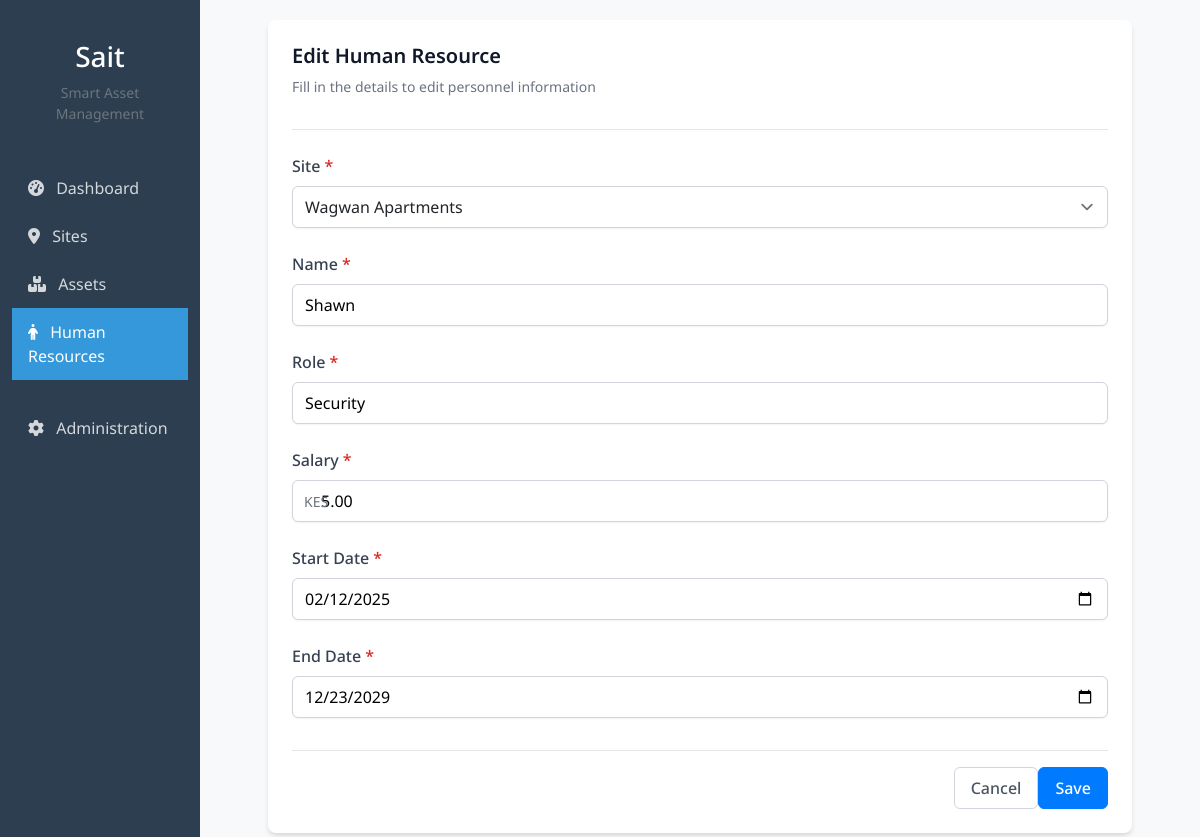
The page /human-resources/5/edit/ on the database its author committed.
### foreman/models.py (models this page shows, shortened)
class Human_resource(models.Model):
    site = models.ForeignKey(Site, on_delete=models.CASCADE, related_name='human_resources')
    name = models.CharField(max_length=100)
    role = models.CharField(max_length=100)
    start_date = models.DateField()
    end_date = models.DateField()
    salary = models.DecimalField(max_digits=10, decimal_places=2)
    owner = models.ForeignKey(User, on_delete=models.CASCADE, related_name='human_resources',null=True, blank=True)

### foreman/views.py (the view)
# urls.py: path('human-resources/<int:pk>/edit/', views.edit_human_resource, name='edit_human_resource'),
def edit_human_resource(request, pk):
    human_resource = get_object_or_404(Human_resource, pk=pk)
    if request.method == 'POST':
        form = HumanResourceForm(request.POST, instance=human_resource)
        if form.is_valid():
            human_resource= form.save(commit=False)
            human_resource.owner = request.user
            human_resource.user = request.user
            human_resource.save()
            return redirect('human_resource_list')
    else:
        form = HumanResourceForm(instance=human_resource)
    return render(request, 'human_resource_form.html', {'form': form, 'action': 'Edit'})

### foreman/models.py (called while the page is built)
    def __str__(self):
        return self.name

### foreman/templates/human_resource_form.html (shortened to what this page needs)
{% extends '_base.html' %}
{% block content %}
<div class="container mx-auto px-4 py-8">
    <div class="max-w-3xl mx-auto">
        <div class="form-card">
            <div class="form-header">
                <h2 class="form-title">{{ action }} Human Resource</h2>
                <p class="form-subtitle">Fill in the details to {{ action|lower }} personnel information</p>
            </div>
            <form method="post">
                <div class="grid grid-cols-1 md:grid-cols-2 gap-6">
                    <div class="form-group">
                        <label for="{{ form.site.id_for_label }}" class="form-label required-field">Site</label>
                        {{ form.site }}
                    </div>
                    <div class="form-group">
                        <label for="{{ form.name.id_for_label }}" class="form-label required-field">Name</label>
                        {{ form.name }}
                    </div>
                    <div class="form-group">
                        <label for="{{ form.role.id_for_label }}" class="form-label required-field">Role</label>
                        {{ form.role }}
                    </div>
                    <div class="form-group">
                        <label for="{{ form.salary.id_for_label }}" class="form-label required-field">Salary</label>
                        <div class="relative">
                            <div class="absolute inset-y-0 left-0 pl-3 flex items-center pointer-events-none">
                                <span class="text-gray-500 sm:text-sm">KES</span>
                            </div>
                            {{ form.salary }}
                        </div>
                    </div>
                    <div class="form-group">
                        <label for="{{ form.start_date.id_for_label }}" class="form-label required-field">Start Date</label>
                        {{ form.start_date }}
                    </div>
                    <div class="form-group">
                        <label for="{{ form.end_date.id_for_label }}" class="form-label required-field">End Date</label>
                        {{ form.end_date }}
                    </div>
                </div>
                <div class="form-footer">
                    <a href="{% url 'human_resource_list' %}" class="btn btn-secondary mr-3">Cancel</a>
                    <button type="submit" class="btn btn-primary">Save</button>
                </div>
            </form>
        </div>
    </div>
</div>
{% endblock %}

### foreman/static/style.css (style rules this page uses)
:root { --primary-color: #2c3e50; --secondary-color: #3498db; --accent-color: #e74c3c; }
body { font-family: "Noto Sans", sans-serif; background-color: #f8f9fa; }
.btn-primary { background-color: var(--secondary-color); border-color: var(--secondary-color); }
.form-input { width: 100%; padding: 0.5rem 0.75rem; border: 1px solid #d1d5db; border-radius: 0.375rem; box-shadow: 0 1px 2px 0 rgba(0, 0, 0, 0.05); transition: border-color 0.15s ease-in-out, box-shadow 0.15s ease-in-out; }
.form-select { width: 100%; padding: 0.5rem 0.75rem; border: 1px solid #d1d5db; border-radius: 0.375rem; background-color: #fff; background-position: right 0.5rem center; background-repeat: no-repeat; background-size: 1.5em 1.5em; appearance: none; box-shadow: 0 1px 2px 0 rgba(0, 0, 0, 0.05); }
.form-label { display: block; margin-bottom: 0.5rem; font-weight: 500; color: #374151; }
.btn { display: inline-flex; align-items: center; justify-content: center; padding: 0.5rem 1rem; font-weight: 500; border-radius: 0.375rem; transition: all 0.2s ease-in-out; cursor: pointer; }
.btn-primary { background-color: #3b82f6; color: #ffffff; border: 1px solid transparent; }
.btn-secondary { background-color: #ffffff; color: #4b5563; border: 1px solid #d1d5db; }
.form-group { margin-bottom: 1.5rem; }
.form-card { background-color: #ffffff; border-radius: 0.5rem; box-shadow: 0 4px 6px -1px rgba(0, 0, 0, 0.1), 0 2px 4px -1px rgba(0, 0, 0, 0.06); padding: 1.5rem; margin-bottom: 2rem; }
.form-header { margin-bottom: 1.5rem; padding-bottom: 1rem; border-bottom: 1px solid #e5e7eb; }
.form-title { font-size: 1.25rem; font-weight: 600; color: #111827; }
.form-subtitle { font-size: 0.875rem; color: #6b7280; margin-top: 0.25rem; }
.form-footer { display: flex; justify-content: flex-end; margin-top: 2rem; padding-top: 1rem; border-top: 1px solid #e5e7eb; }
.required-field::after { content: "*"; color: #dc2626; margin-left: 0.25rem; }
.pl-7 { padding-left: 1.75rem; }
.relative { position: relative; }
.absolute { position: absolute; }
.inset-y-0 { top: 0; bottom: 0; }
.left-0 { left: 0; }
.pl-3 { padding-left: 0.75rem; }
.flex { display: flex; }
.items-center { align-items: center; }
.pointer-events-none { pointer-events: none; }
.text-gray-500 { color: #6b7280; }
.sm\:text-sm { font-size: 0.875rem; }
.btn-primary { background-color: #007bff; border-color: #007bff; }

### rows shown on the page
Human_resource: site "Wagwan Apartments", name "Shawn", role "Security", salary "5.00", start_date "02/12/2025", end_date "12/23/2029"

### other values the page prints
{{ action }} "Edit"
{{ action|lower }} "edit"
